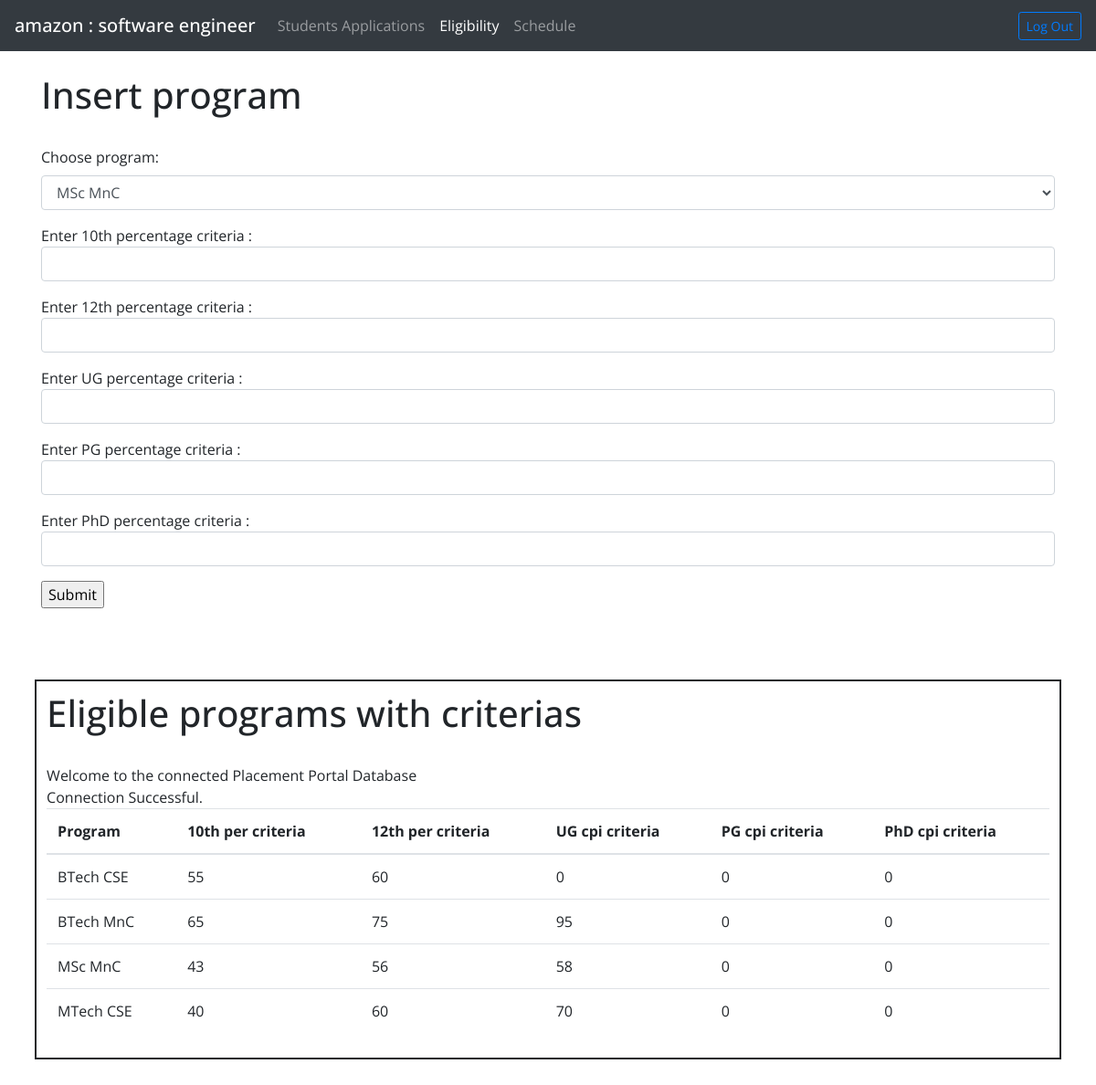
Page /job_db_eligibility.php (signed in) on the committed database.
### tables this page shows
CREATE TABLE `eligible` (
  `prog_name` varchar(100) NOT NULL,
  `company_name` varchar(50) NOT NULL,
  `profile_name` varchar(50) NOT NULL,
  `tenth_per_crt` double DEFAULT 0,
  `twelveth_per_crt` double DEFAULT 0,
  `ug_cpi_crt` double DEFAULT 0,
  `pg_cpi_crt` double DEFAULT 0,
  `phd_cpi_crt` double DEFAULT 0
);

### job_db_eligibility.php (the view, shortened to what this page needs)
<!DOCTYPE html>
<html>
<head>
	<link rel="stylesheet" href="https://cdn.jsdelivr.net/npm/bootstrap@4.5.3/dist/css/bootstrap.min.css">
</head>
<body>
	<nav class="navbar navbar-expand-lg navbar-dark bg-dark">
		<a class="navbar-brand mb-0 h1" href="#">
		 	<?php echo $_SESSION['company_name']." : ".$_SESSION['profile_name'] ?>
		</a>
    	<div class="collapse navbar-collapse" id="navbarSupportedContent">
    		<ul class="navbar-nav mr-auto">
		      <li class="nav-item">
		        <a class="nav-link" href="job_db_app.php">Students Applications <span class="sr-only">(current)</span></a>
		      </li>
		      <li class="nav-item active">
		      	<a class="nav-link" href="job_db_eligibility.php">Eligibility</a>
		      </li>
		      <li class="nav-item">
		      	<a class="nav-link" href="job_db_schedule.php">Schedule</a>
		      </li>
  			</ul>
  			<form class="form-inline" action="" method="post">
    			<input class="btn btn-sm btn-outline-primary" type="submit" name="logout" value="Log Out"/>
  			</form>
  		</div>
	</nav>
<br>
<div class="container">
  	<h1>Insert program</h1>
  	<br>
  	<form method="post" action="" >
  		<div class="form-group">
  		<label for="programs">Choose program:</label>
		  <select id="programs" name="prog_name" class="form-control">
		    <option value="MSc MnC">MSc MnC</option>
		  </select>
		</div>
		<div class="form-group">
		  	Enter 10th percentage criteria :
			<input type="number" step="0.01" name="tenth_per_crt" class="form-control"/>
		</div>
		<div class="form-group">
		  Enter 12th percentage criteria :
		<input type="number" step="0.01" name="twelveth_per_crt" class="form-control" />
		</div>
		<div class="form-group">
		  Enter UG percentage criteria :
		<input type="number" step="0.01" name="ug_cpi_crt" class="form-control" />
		</div>
		<div class="form-group">
		  Enter PG percentage criteria :
		<input type="number" step="0.01" name="pg_cpi_crt" class="form-control"/>
		</div>
		<div class="form-group">
		  Enter PhD percentage criteria :
		<input type="number" step="0.01" name="phd_cpi_crt" class="form-control"/>
		</div>
		<div class="form-group">
  		<input type="submit" name="sub" >
		</div>
  	</form>
</div>
	<br>
	<div class="dtable">
		<h1> Eligible programs with criterias</h1>
		<br>
		<table class="table">
	  		<thead>
	  			<th scope="col"> Program </th>
	  			<th scope="col"> 10th per criteria</th>
	  			<th scope="col"> 12th per criteria</th>
	  			<th scope="col"> UG cpi criteria</th>
	  			<th scope="col"> PG cpi criteria</th>
	  			<th scope="col"> PhD cpi criteria</th>
	  		</thead>
	  		<tbody>
	  		<?php
	  			require('db.php');
	  			$sql = "SELECT * FROM placement_portal.eligible WHERE eligible.profile_name='".$_SESSION['profile_name']."' AND eligible.company_name='".$_SESSION['company_name']."'";
	  			$stmt = $conn->query($sql);
	  			while ($row=$stmt->fetch(PDO::FETCH_ASSOC)) {
					echo "<tr><td>";
					echo $row['prog_name'];
					echo "</td><td>";
					echo $row['tenth_per_crt'];
					echo "</td><td>";
					echo $row['twelveth_per_crt'];
					echo "</td><td>";
					echo $row['ug_cpi_crt'];
					echo "</td><td>";
					echo $row['pg_cpi_crt'];
					echo "</td><td>";
					echo $row['phd_cpi_crt'];
					echo "</td></tr>";
				}
	  		?>
	  		</tbody>
	  	</table>
  	</div><br>
</body>
</html>

### job_db_eligibility.php (style rules this page uses)
* { font-family: "Open Sans", sans-serif; }
.dtable { margin: 10mm; border-style: solid; border-width: 2px; padding: 3mm; }

### rows in the picture
eligible: prog_name "BTech CSE", tenth_per_crt "55", twelveth_per_crt "60", ug_cpi_crt "0", pg_cpi_crt "0", phd_cpi_crt "0"
eligible: prog_name "BTech MnC", tenth_per_crt "65", twelveth_per_crt "75", ug_cpi_crt "95", pg_cpi_crt "0", phd_cpi_crt "0"
eligible: prog_name "MSc MnC", tenth_per_crt "43", twelveth_per_crt "56", ug_cpi_crt "58", pg_cpi_crt "0", phd_cpi_crt "0"
eligible: prog_name "MTech CSE", tenth_per_crt "40", twelveth_per_crt "60", ug_cpi_crt "70", pg_cpi_crt "0", phd_cpi_crt "0"

### other values in the picture
$_SESSION['company_name'] "amazon"
$_SESSION['profile_name'] "software engineer"
